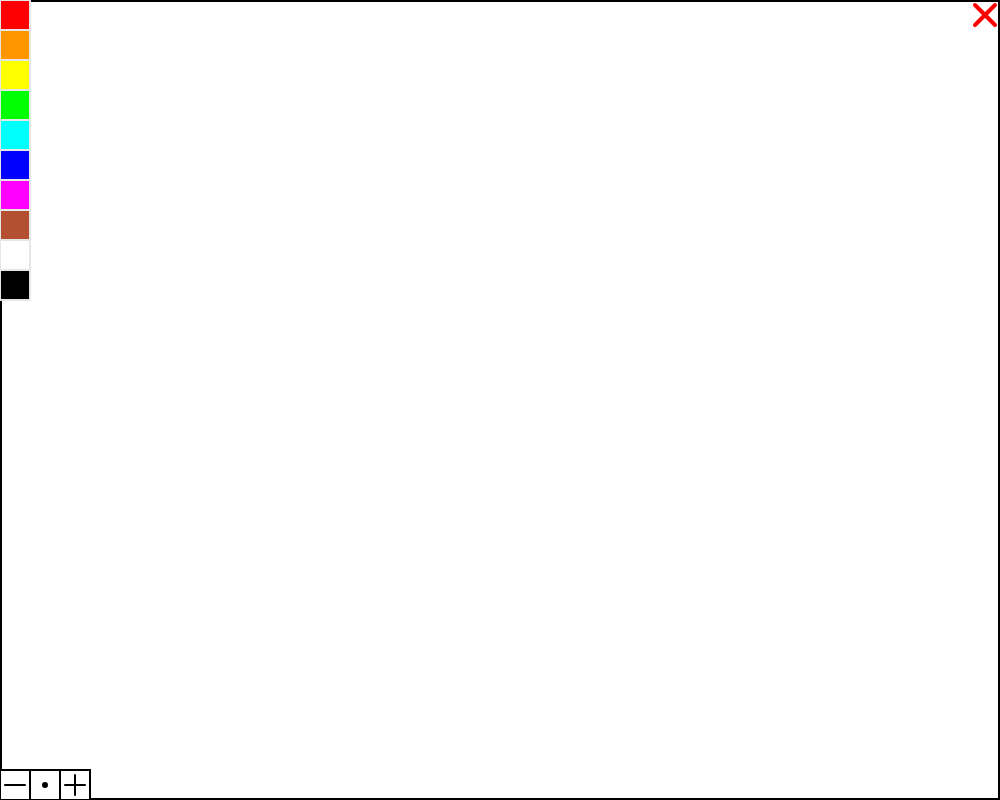
Frame 1 (no input)
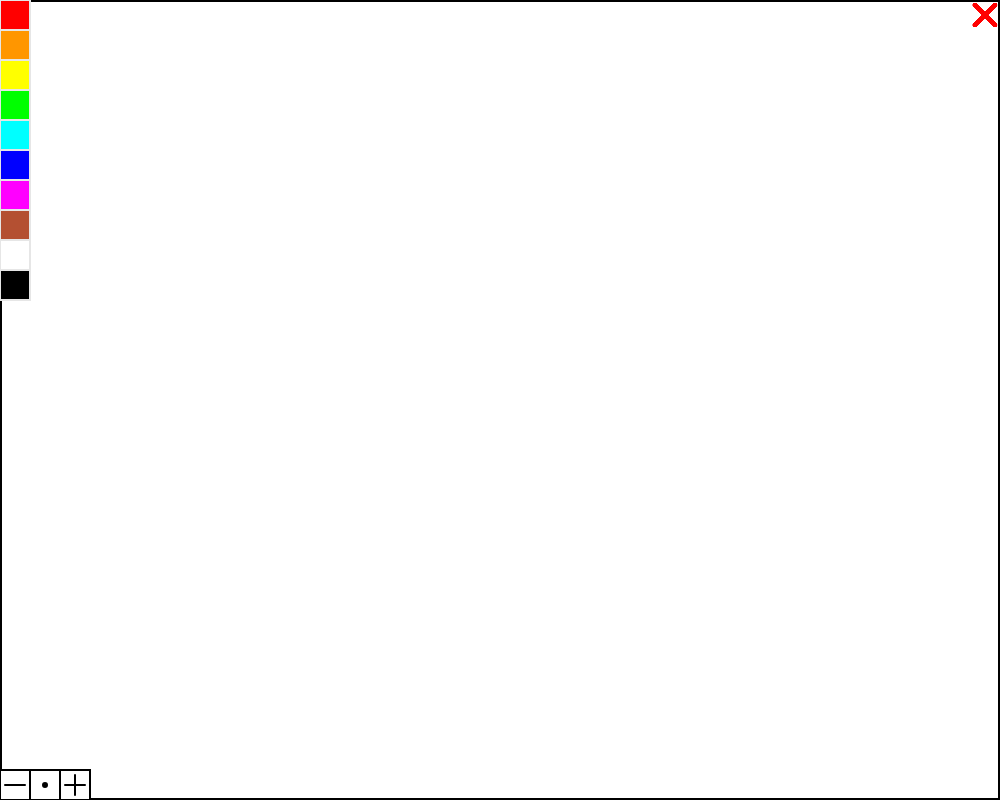
Frame 60 (no input)
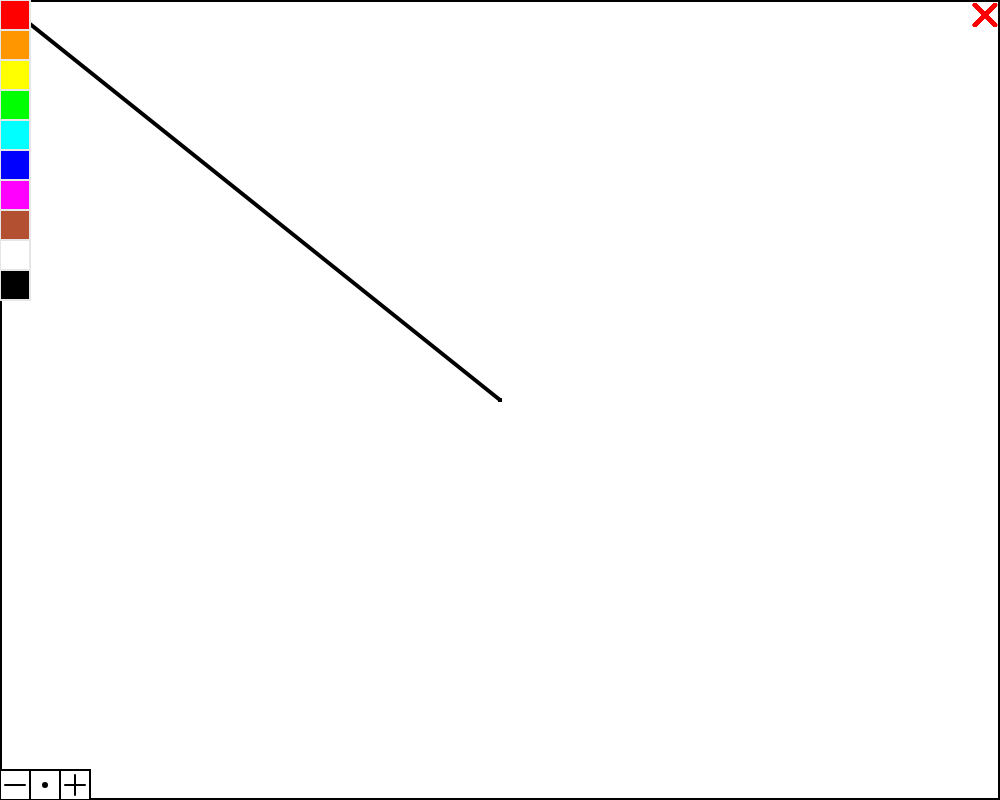
Frame 120 (the mouse pressed at the canvas centre since frame 60)

The p5.js sketch that drew these frames (run headless with seeded random() and noise() and a simulated clock; from frame 60 on, the mouse is pressed at the canvas centre):

// p5.js sketch
// ── sketch.js
function setup() {
  createCanvas(1000, 800);
  red = color(255,0,0);
  orange = color(255,150,0);
  yellow = color(255,255,0);
  green = color(0,255,0);
  cyan = color(0,255,255);
  blue = color(0,0,255);
  magenta = color(255,0,255);
  brown = color(180,80,50);
  white = color(255);
  black = color(0);
  c = black;
  sW = 4;
}


function draw() {
  stroke(0);
  strokeWeight(4);
  line(0,0,width,0);
  line(0,0,0,height);
  line(width,0,width,height);
  line(0,height,width,height);
  //Palette
  stroke(230);
  strokeWeight(2);
  fill(red);
  rect(0,0,30,30);
  fill(orange);
  rect(0,30,30,30);
  fill(yellow);
  rect(0,60,30,30);
  fill(green);
  rect(0,90,30,30);
  fill(cyan);
  rect(0,120,30,30);
  fill(blue);
  rect(0,150,30,30);
  fill(magenta);
  rect(0,180,30,30);
  fill(brown);
  rect(0,210,30,30);
  fill(white);
  rect(0,240,30,30);
  fill(black);
  rect(0,270,30,30);

  //x
  stroke(red);
  strokeWeight(4);
  line(975,5,995,25);
  line(995,5,975,25);

  //pen size
  stroke(black);
  strokeWeight(2);
  fill(255);
  rect(0,770,90,30);
  line(0,770,90,770);
  line(90,770,90,800);
  line(30,770,30,800);
  line(60,770,60,800);
  line(5,785,25,785);
  line(65,785,85,785);
  line(75,775,75,795);
  fill(c);
  ellipse(45,785,sW);

  //drawing
  if (mouseIsPressed){
    stroke(c);
    strokeWeight(sW);
    line(pmouseX,pmouseY,mouseX,mouseY);
  }
}

//clicking on buttons
function mouseClicked(){
  if(mouseX <= 30)
  {
    if(mouseY >= 0 && mouseY <= 30)
      c = red;
    if (mouseY >= 31 && mouseY <= 60)
      c = orange;
    if (mouseY >= 61 && mouseY <= 90)
      c = yellow;
    if (mouseY >= 91 && mouseY <= 120)
      c = green;
    if (mouseY >= 121 && mouseY <= 150)
      c = cyan;
    if (mouseY >= 151 && mouseY <= 180)
      c = blue;
    if (mouseY >= 181 && mouseY <= 210)
      c = magenta;
    if (mouseY >= 211 && mouseY <= 240)
      c = brown;
    if (mouseY >= 241 && mouseY <= 270)
      c = white;
    if (mouseY >= 271 && mouseY <= 300)
      c = black;
  }
  if (mouseX >= 975 && mouseY <= 25){
    background(255);
    sW = 4;
  }
  if (mouseX <= 30 && mouseY >= 770)
    sW = sW - 1;
  if (mouseX <= 90 && mouseX >= 60 && mouseY >=770)
    sW = sW + 1;
}
